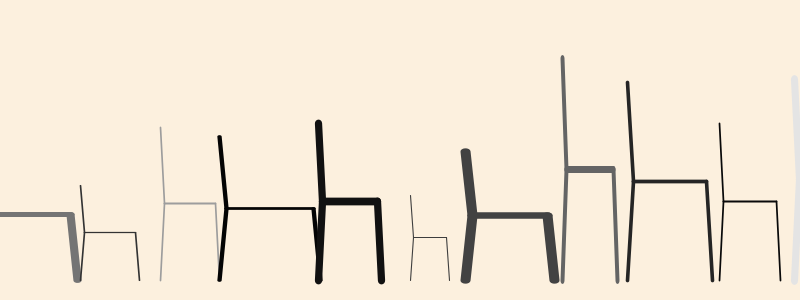
Frame 1 (no input)
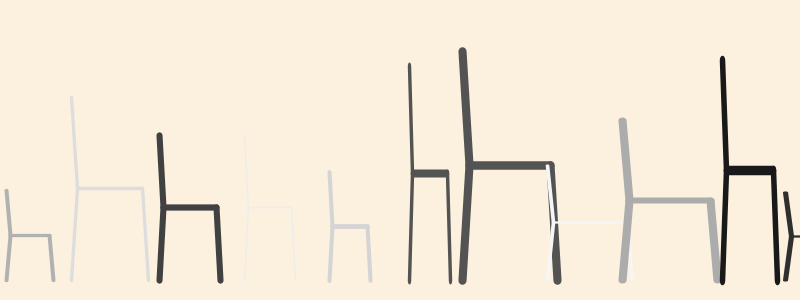
Frame 2 (the mouse pressed at the canvas centre, redrawn once)

The Processing sketch that drew these frames (run headless with seeded random() and noise(); the mouse was pressed at the canvas centre and the sketch redrawn once):

// Processing sketch: processing_20796
// ── processing_20796.pde

void setup()
{
  size(800,300);
  smooth();
  noLoop();
}

void draw()
{
  background(252,240,222);

  for(int i = -50; i<= width+50; i+=80)
  {  
    float rw = random(0.5,1.5);
    float rh = random(0.5,1.5);
    int rs = int(random(255));
    int rsw = int(random(2,10));
    chair(i, height-20, rw,rh, rs,rsw);
  }
}

void chair(float x, float y, float w, float h, int s, int sw)
{
  pushMatrix();
  translate(x,y);
  scale(w,h);
  stroke(s);
  strokeWeight(sw);

  //seat
  line(-30, -80, 30,-80);
  //back
  line(-30, -80, -35, -160);
  //left leg
  line(-30, -80, -35, 0);
  //right leg
  line(30, -80, 35, 0);
  popMatrix();
}
